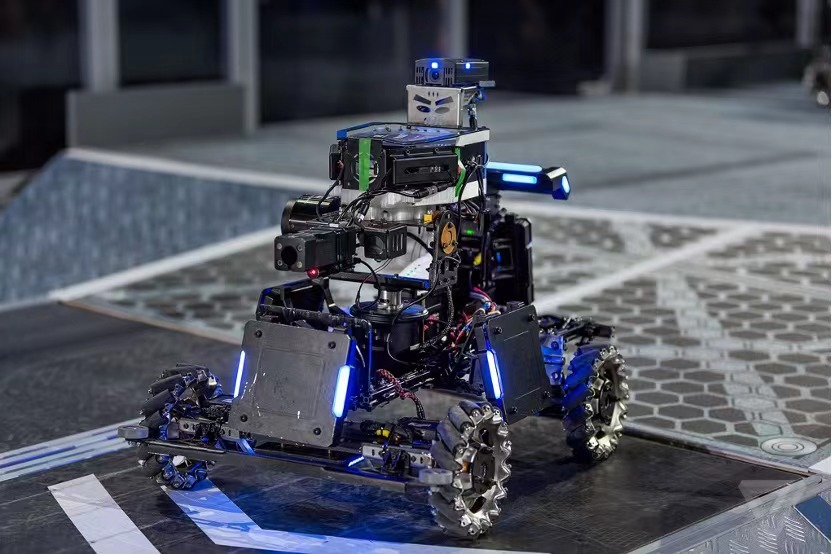
//> input picture robomaster.jpg, 832 x 554 px
$ ./ex.2.对图像进行缩放和裁剪操作   (built with g++ and OpenCV 4)
//> lines starting //> are read from the running program, lines starting //| are printed output that depends on the picture
/*
② 利用OpenCV进行图像的缩放和裁剪，并分别输出为
“robomaster3.jpg”， “robomaster4.jpg”讲讲以上图像变化的
区别
*/

#include <opencv2/opencv.hpp>
#include <iostream>

using namespace cv;
using namespace std;

int main() {
    // 加载图像
    Mat img = imread("robomaster.jpg");
//> img is the input picture: 554 rows x 832 cols, CV_8UC3; mean B, G, R 93.5, 82, 78.4

    // 缩放图像
    double scale_percent = 0.5; // 缩放比例为50%
    int width = int(img.cols * scale_percent);
//> width = 416
    int height = int(img.rows * scale_percent);
//> height = 277
    Size dim(width, height);
//> dim = Size(416, 277)
    Mat resized_img;
    resize(img, resized_img, dim, 0, 0, INTER_AREA);
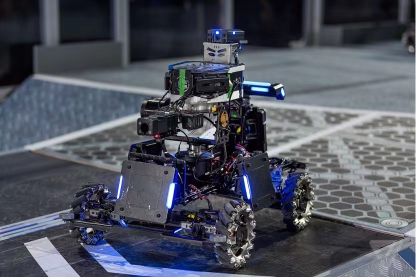
//> resized_img: 277 rows x 416 cols, CV_8UC3; mean B, G, R 93.6, 82.2, 78.5

    // 保存缩放后的图像
    imwrite("robomaster3.jpg", resized_img);

    // 裁剪图像
    Rect roi(200, 100, 300, 300); // 裁剪图像的区域为[200, 100, 300, 300]
    Mat cropped_img = img(roi);
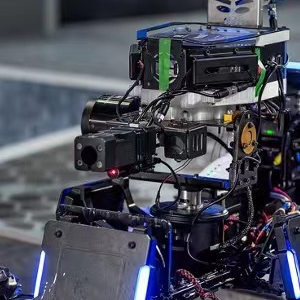
//> cropped_img: 300 rows x 300 cols, CV_8UC3; mean B, G, R 86.8, 75.2, 72.8

    // 保存裁剪后的图像
    imwrite("robomaster4.jpg", cropped_img);

    // 显示原图、缩放后的图像和裁剪后的图像
    imshow("原图", img);
    imshow("缩放后的图像", resized_img);
    imshow("裁剪后的图像", cropped_img);

    return 0;
}

/*
代码2实现了对图像的缩放和裁剪操作，分别对应于resize和Mat的ROI操作。
缩放操作可以将图像按照指定的比例进行缩放，而裁剪操作则是将图像的指定区域截取出来。
缩放操作可以用于调整图像大小、提高处理速度，而裁剪操作可以用于提取图像中的特定区域，以便进行后续处理。
*/
